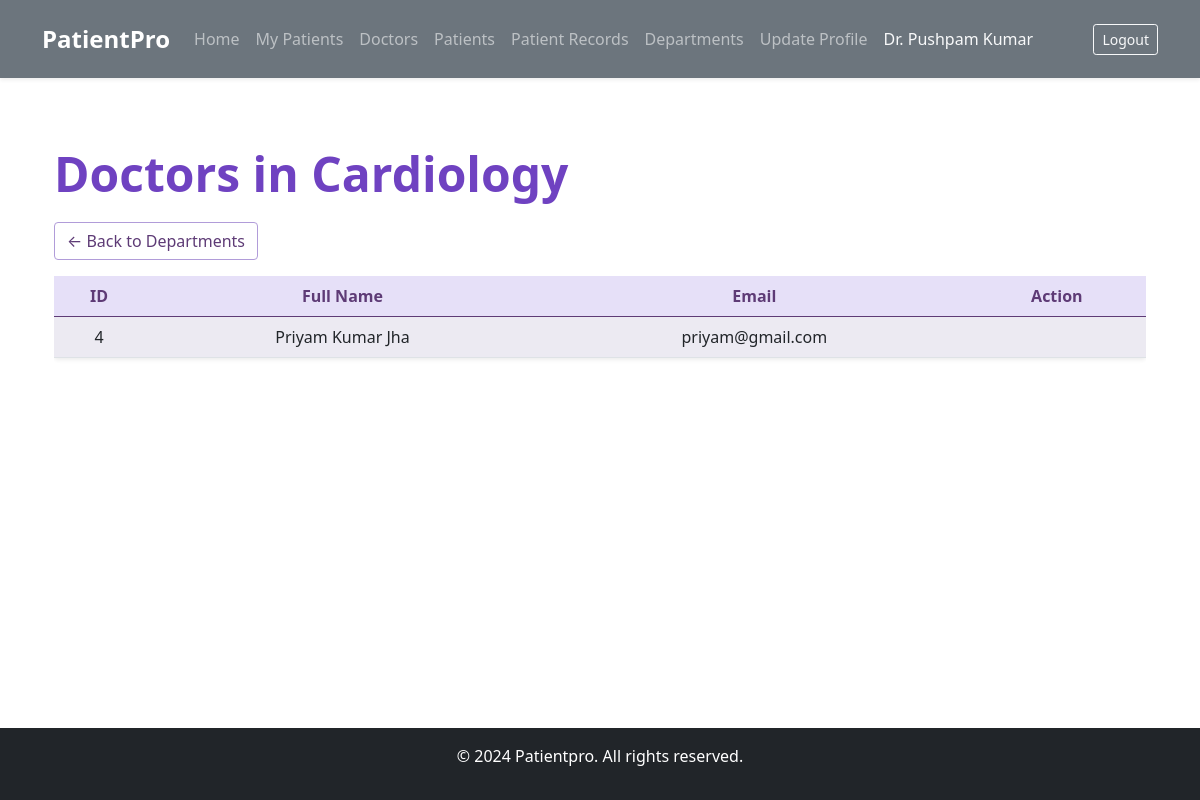
/departments/1/doctors/ (signed in), run on the app's committed database.
### MediAccess/models.py (models this page shows, shortened)
class CustomUser(AbstractUser):
    USER_TYPE_CHOICES = (
        ('patient', 'Patient'),
        ('doctor', 'Doctor'),
    )
    user_type = models.CharField(max_length=10, choices=USER_TYPE_CHOICES)
    department = models.ForeignKey(Department, on_delete=models.SET_NULL, null=True, blank=True)
    email = models.EmailField(unique=True)
    full_name = models.CharField(max_length=255)
    phone_number = models.CharField(max_length=15, blank=True, null=True)
    address = models.TextField(blank=True, null=True)
    professional_license_number = models.CharField(max_length=100, blank=True, null=True)
    years_of_experience = models.PositiveIntegerField(blank=True, null=True)
    objects = CustomUserManager()

class Department(models.Model):
    name = models.CharField(max_length=100)
    diagnostics = models.TextField(blank=True)
    location = models.CharField(max_length=100)
    specialization = models.CharField(max_length=100)

### MediAccess/views.py (the view)
# urls.py: path('departments/<int:pk>/doctors/', department_doctors_list, name='department_doctors_list'),
@login_required
def department_doctors_list(request, pk):
    department = Department.objects.get(pk=pk)
    doctors = CustomUser.objects.filter(user_type='doctor', department=department)
    return render(request, 'department_doctors_list.html', {
        'department': department,
        'doctors': doctors,
        'current_user': request.user
    })

### templates/department_doctors_list.html (shortened to what this page needs)
{% extends "base.html" %}
{% block content %}
<div class="container py-4">
    <h1 class="display-5 fw-bold lh-1 mb-4 text-primary">Doctors in {{ department.name }}</h1>
    <a href="{% url 'department_list' %}" class="btn btn-outline-secondary mb-3">← Back to Departments</a>
    <div class="table-responsive">
        <table class="table table-hover table-striped shadow-sm rounded">
            <thead style="background-color: #e6e0f8; color: #5e3b76;">
                <tr class="text-center">
                    <th scope="col">ID</th>
                    <th scope="col">Full Name</th>
                    <th scope="col">Email</th>
                    {% if user.user_type == 'doctor' %}
                    <th scope="col">Action</th>
                    {% endif %}
                </tr>
            </thead>
            <tbody>
                {% for doctor in doctors %}
                <tr class="text-center align-middle" style="transition: background-color 0.3s;">
                    <td>{{ doctor.id }}</td>
                    <td class="fw-semibold">{{ doctor.full_name|title }}</td>
                    <td>{{ doctor.email }}</td>
                    <td>
                    </td>
                </tr>
                {% empty %}
                <tr>
                    <td colspan="4" class="text-center text-muted">No doctors available for this department.</td>
                </tr>
                {% endfor %}
            </tbody>
        </table>
    </div>
</div>
{% endblock %}

### templates/base.html (shortened to what this page needs)
{% load widget_tweaks %}
<!doctype html>
<html lang="en">
<head>
    <link href="https://cdn.jsdelivr.net/npm/bootstrap@5.0.2/dist/css/bootstrap.min.css" rel="stylesheet"
>
    <link rel="stylesheet" href="https://cdnjs.cloudflare.com/ajax/libs/font-awesome/4.7.0/css/font-awesome.min.css">
</head>
<body class="d-flex flex-column min-vh-100">
    <nav class="navbar navbar-expand-lg navbar-dark bg-secondary shadow-sm py-3">
        <div class="container">
            <a class="navbar-brand fw-bold" href="{% url 'home' %}">PatientPro</a>
            <div class="collapse navbar-collapse" id="navbarSupportedContent">
                {% if request.user.is_authenticated %}
                    {% if user.user_type == 'doctor' %}
                    <ul class="navbar-nav me-auto mb-2 mb-lg-0">
                        <li class="nav-item">
                            <a class="nav-link {% if request.resolver_match.url_name == 'doctor_dashboard' %}active{% endif %}"
                                aria-current="page" href="{% url 'doctor_dashboard' %}">Home</a>
                        </li>
                        <li class="nav-item">
                            <a class="nav-link {% if request.resolver_match.url_name == 'my_patients' %}active{% endif %}"
                                href="{% url 'my_patients' %}">My Patients</a>
                        </li>
                        <li class="nav-item">
                            <a class="nav-link {% if request.resolver_match.url_name == 'doctor_list' %}active{% endif %}"
                                href="{% url 'doctor_list' %}">Doctors</a>
                        </li>
                        <li class="nav-item">
                            <a class="nav-link {% if request.resolver_match.url_name == 'patient_list' %}active{% endif %}"
                                href="{% url 'patient_list' %}">Patients</a>
                        </li>
                        <li class="nav-item">
                            <a class="nav-link {% if request.resolver_match.url_name == 'patient-records' %}active{% endif %}"
                                href="{% url 'patient-records' %}">Patient Records</a>
                        </li>
                        <li class="nav-item">
                            <a class="nav-link {% if request.resolver_match.url_name == 'department_list' %}active{% endif %}"
                                href="{% url 'department_list' %}">Departments</a>
                        </li>
                        <li class="nav-item">
                            <a class="nav-link {% if request.resolver_match.url_name == 'update_doctor' %}active{% endif %}"
                                href="{% url 'update_doctor' request.user.id %}">Update Profile</a>
                        </li>
                        <li class="nav-item">
                            <span class="nav-link disabled text-light">Dr. {{ user.full_name|title }}</span>
                        </li>
                    </ul>
                    {% endif %}
                    <a href="{% url 'logout' %}" class="btn btn-outline-light btn-sm ms-lg-3">Logout</a>
                {% endif %}
            </div>
        </div>
    </nav>
    <div class="container flex-grow-1 mt-5 mb-5">
        {% block content %}
        {% endblock content %}
    </div>
    <footer class="footer bg-dark text-white text-center py-3">
        <p>&copy; 2024 Patientpro. All rights reserved.</p>
    </footer>
</body>
</html>

### templates/base.html (style rules this page uses)
.navbar { transition: all 0.3s ease; }
.navbar-brand { font-size: 1.5rem; }
.nav-link { transition: color 0.2s ease-in-out; }

### templates/department_doctors_list.html (style rules this page uses)
.btn-outline-secondary { border-color: #b19cd9; color: #5e3b76; }
.text-primary { color: #6f42c1 !important; }
.table-striped > tbody > tr:nth-of-type(odd) { background-color: #f9f6ff; }
.fw-bold { color: #5e3b76; }
.shadow-sm { box-shadow: 0 0.5rem 1rem rgba(94, 59, 118, 0.15); }

### data on the page
CustomUser: full_name "Pushpam Kumar"
Department: name "Cardiology"
CustomUser: id "4", full_name "Priyam Kumar Jha", email "priyam@gmail.com"
